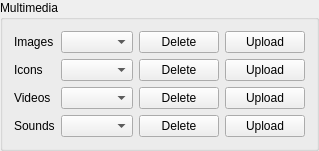
     <widget class="QGroupBox" name="groupBox_8">
      <property name="font">
       <font>
        <pointsize>9</pointsize>
       </font>
      </property>
      <property name="title">
       <string>Multimedia</string>
      </property>
      <layout class="QGridLayout" name="gridLayout" columnstretch="0,1,0,0">
       <item row="0" column="0">
        <widget class="QLabel" name="label_39">
         <property name="font">
          <font>
           <pointsize>9</pointsize>
          </font>
         </property>
         <property name="text">
          <string>Images</string>
         </property>
        </widget>
       </item>
       <item row="0" column="1">
        <widget class="QComboBox" name="multimedia_image_list">
         <property name="font">
          <font>
           <pointsize>9</pointsize>
          </font>
         </property>
        </widget>
       </item>
       <item row="0" column="2">
        <widget class="QPushButton" name="multimedia_image_delete">
         <property name="font">
          <font>
           <pointsize>9</pointsize>
          </font>
         </property>
         <property name="text">
          <string>Delete</string>
         </property>
        </widget>
       </item>
       <item row="0" column="3">
        <widget class="QPushButton" name="multimedia_image_upload">
         <property name="font">
          <font>
           <pointsize>9</pointsize>
          </font>
         </property>
         <property name="text">
          <string>Upload</string>
         </property>
        </widget>
       </item>
       <item row="1" column="0">
        <widget class="QLabel" name="label_40">
         <property name="font">
          <font>
           <pointsize>9</pointsize>
          </font>
         </property>
         <property name="text">
          <string>Icons</string>
         </property>
        </widget>
       </item>
       <item row="1" column="1">
        <widget class="QComboBox" name="multimedia_icon_list">
         <property name="font">
          <font>
           <pointsize>9</pointsize>
          </font>
         </property>
        </widget>
       </item>
       <item row="1" column="2">
        <widget class="QPushButton" name="multimedia_icon_delete">
         <property name="font">
          <font>
           <pointsize>9</pointsize>
          </font>
         </property>
         <property name="text">
          <string>Delete</string>
         </property>
        </widget>
       </item>
       <item row="1" column="3">
        <widget class="QPushButton" name="multimedia_icon_upload">
         <property name="font">
          <font>
           <pointsize>9</pointsize>
          </font>
         </property>
         <property name="text">
          <string>Upload</string>
         </property>
        </widget>
       </item>
       <item row="2" column="0">
        <widget class="QLabel" name="label_41">
         <property name="font">
          <font>
           <pointsize>9</pointsize>
          </font>
         </property>
         <property name="text">
          <string>Videos</string>
         </property>
        </widget>
       </item>
       <item row="2" column="1">
        <widget class="QComboBox" name="multimedia_video_list">
         <property name="font">
          <font>
           <pointsize>9</pointsize>
          </font>
         </property>
        </widget>
       </item>
       <item row="2" column="2">
        <widget class="QPushButton" name="multimedia_video_delete">
         <property name="font">
          <font>
           <pointsize>9</pointsize>
          </font>
         </property>
         <property name="text">
          <string>Delete</string>
         </property>
        </widget>
       </item>
       <item row="2" column="3">
        <widget class="QPushButton" name="multimedia_video_upload">
         <property name="font">
          <font>
           <pointsize>9</pointsize>
          </font>
         </property>
         <property name="text">
          <string>Upload</string>
         </property>
        </widget>
       </item>
       <item row="3" column="0">
        <widget class="QLabel" name="label_42">
         <property name="font">
          <font>
           <pointsize>9</pointsize>
          </font>
         </property>
         <property name="text">
          <string>Sounds</string>
         </property>
        </widget>
       </item>
       <item row="3" column="1">
        <widget class="QComboBox" name="multimedia_sound_list">
         <property name="font">
          <font>
           <pointsize>9</pointsize>
          </font>
         </property>
        </widget>
       </item>
       <item row="3" column="2">
        <widget class="QPushButton" name="multimedia_sound_delete">
         <property name="font">
          <font>
           <pointsize>9</pointsize>
          </font>
         </property>
         <property name="text">
          <string>Delete</string>
         </property>
        </widget>
       </item>
       <item row="3" column="3">
        <widget class="QPushButton" name="multimedia_sound_upload">
         <property name="font">
          <font>
           <pointsize>9</pointsize>
          </font>
         </property>
         <property name="text">
          <string>Upload</string>
         </property>
        </widget>
       </item>
      </layout>
     </widget>
